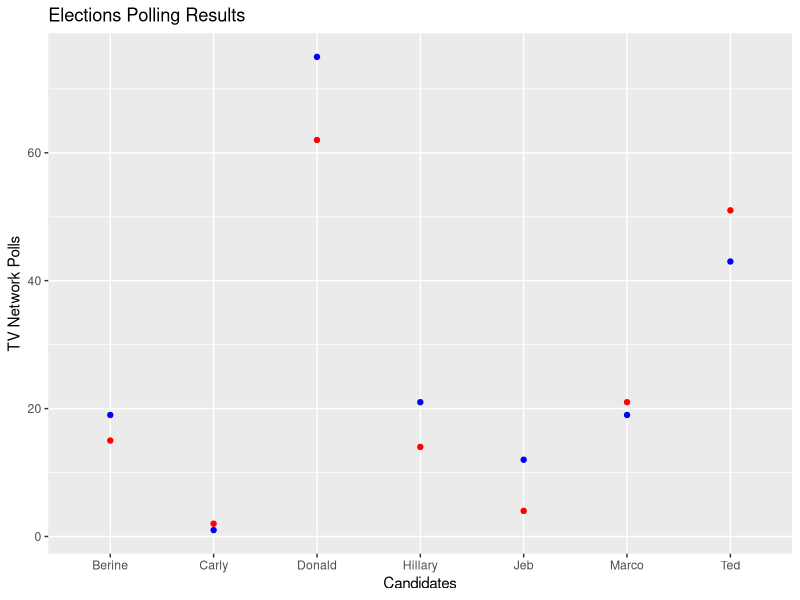
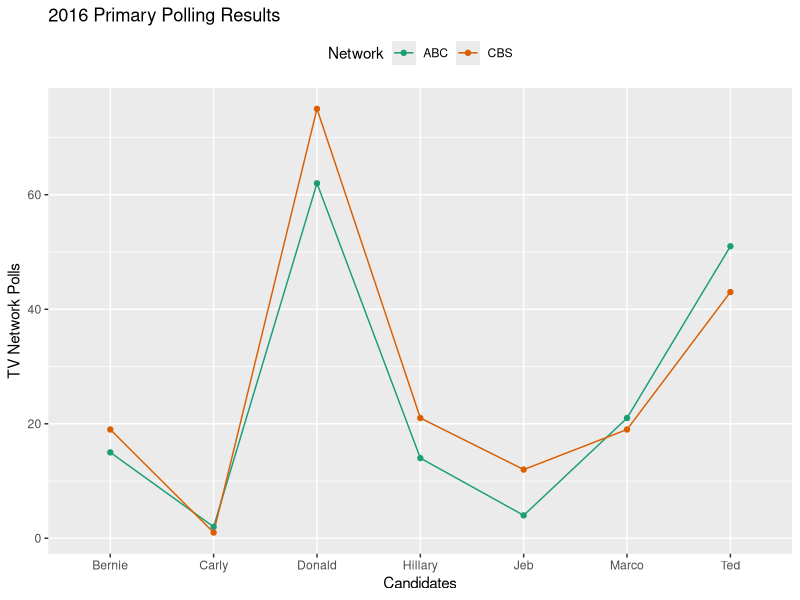

Source code (R) for these figures, in order: (Note: this script raises an error after producing the figures.)
#assignment 2

library(data.table)
library(ggplot2)

Name <- c("Jeb", "Donald", "Ted", "Marco", "Carly", "Hillary", "Berine")
Name

ABC.poll.results <- c(4, 62, 51, 21, 2, 14, 15)
CBS.poll.results <- c(12, 75, 43, 19, 1, 21, 19)

poll.results <- cbind(Name,ABC.poll.results,CBS.poll.results)
poll.results

poll.df <- data.frame(Name,ABC.poll.results,CBS.poll.results)
poll.df

poll.df[,2:3]

#the following statement generates an error because the function is defunction from release 3.0 onwards
mean(poll.df[ ,2:3], na.rm = TRUE)

#the following functions can be used to determine the mean
lapply(poll.df, mean, na.rm=TRUE)
lapply(poll.df[ ,2:3], mean, na.rm=TRUE)

sapply(poll.df, mean, na.rm=TRUE)
sapply(poll.df[ ,2:3], mean, na.rm=TRUE)

colMeans(poll.df[ ,2:3])


a <- c(1,2,3)
b <- c(10,20,30)
c <- c(100,200,300)
d <- c(1000,2000,3000)

C.df <- data.frame(a,b,c,d)
C.df

B <- matrix(c(1,10,100,1000,1,10,100,1000,1,10,100,1000,1,10,100,1000),nrow=4)
B
as.matrix(C.df)%*%B

y <- matrix(c(1,2,3,4),nrow=2,ncol=2)
y

C<- as.matrix(C.df)
C
#the mean function was depricated
mean(C)

#the following can be used to determine the mean of the matrix
colMeans(as.data.frame(C))

#  ggplot using poll.df

ggplot(data=poll.df) +
  geom_point(aes(x = Name, y = ABC.poll.results ),
             colour = 'red') +
  geom_point(aes(x = Name, y = CBS.poll.results),
             colour = 'blue') +
  ggtitle('Elections Polling Results') +
  xlab('Candidates') +
  ylab('TV Network Polls')

#improved ggplot using pivoted data and line chart.

poll <- read.csv("Primary.csv")
poll

ggplot(data=poll, aes(x=Candidate, y=Poll, group=Network, colour=Network)) +
  geom_line()+
  geom_point() +
  scale_color_brewer(palette="Dark2") +
  ggtitle('2016 Primary Polling Results') +
  xlab('Candidates') +
  ylab('TV Network Polls') +
  theme(legend.position="top")

cars

g <- ggplot(data=poll, aes(x=Candidate,y=Poll,colour=Network, group=Network))
 g +  geom_bar()

#  geom_point() +
  scale_color_brewer(palette="Dark2") +
  ggtitle('2016 Primary Polling Results') +
  xlab('Candidates') +
  ylab('TV Network Polls') +
  theme(legend.position="top")
